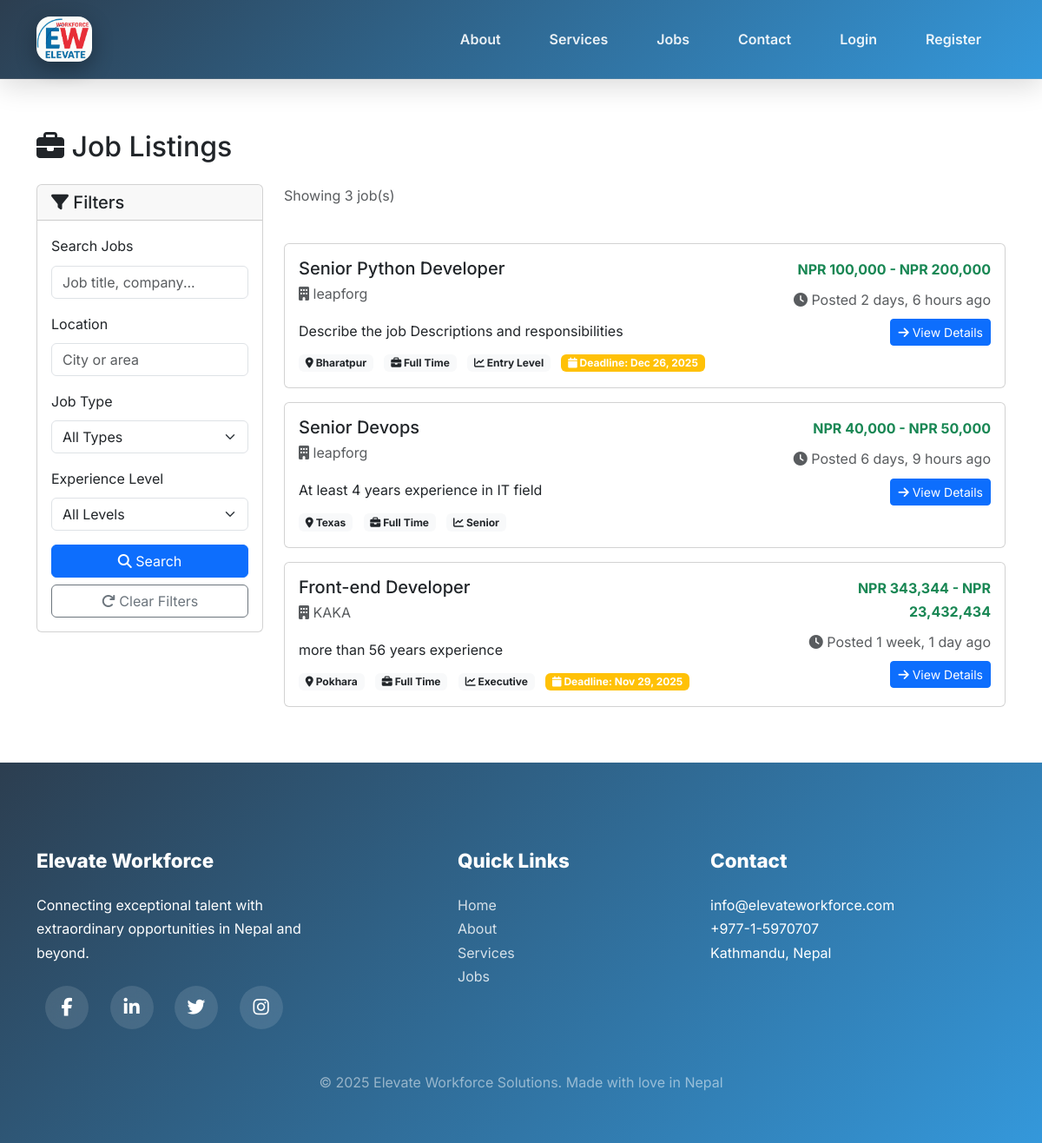
The app's page /jobs/, older data.
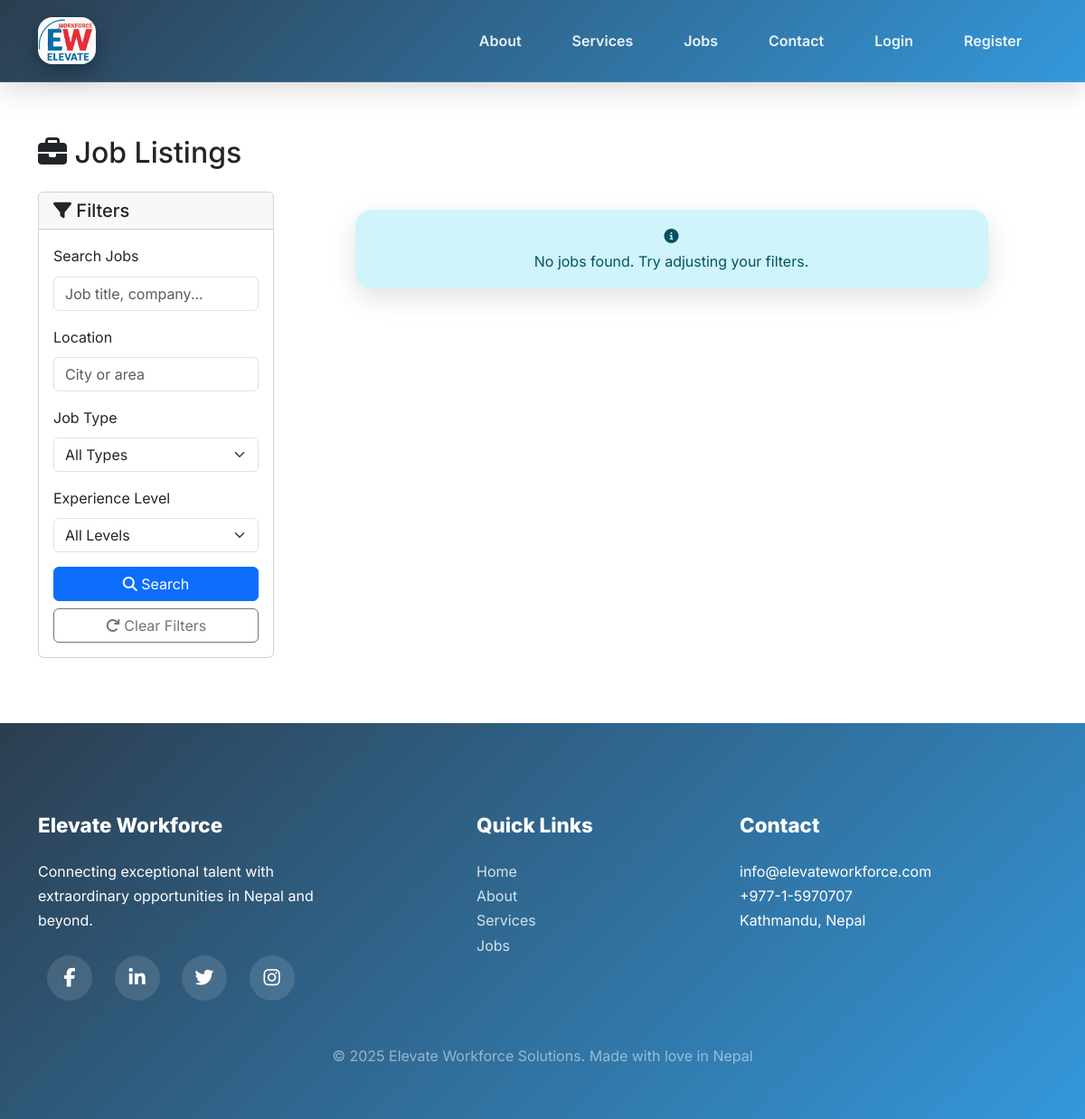
The same page, newer data.
### jobs/models.py (models this page shows, shortened)
class Job(models.Model):
    JOB_TYPE_CHOICES = (
        ('full_time', 'Full Time'),
        ('part_time', 'Part Time'),
        ('contract', 'Contract'),
        ('internship', 'Internship'),
    )
    EXPERIENCE_LEVEL_CHOICES = (
        ('entry', 'Entry Level'),
        ('mid', 'Mid Level'),
        ('senior', 'Senior'),
        ('executive', 'Executive'),
    )
    company = models.ForeignKey(Company, on_delete=models.CASCADE, related_name='jobs')
    title = models.CharField(max_length=255)
    description = models.TextField()
    requirements = models.TextField(help_text="Enter requirements separated by newlines")
    location = models.CharField(max_length=255)
    salary_min = models.DecimalField(max_digits=10, decimal_places=2, blank=True, null=True)
    salary_max = models.DecimalField(max_digits=10, decimal_places=2, blank=True, null=True)
    job_type = models.CharField(max_length=20, choices=JOB_TYPE_CHOICES)
    experience_level = models.CharField(max_length=20, choices=EXPERIENCE_LEVEL_CHOICES)
    is_active = models.BooleanField(default=True)
    posted_at = models.DateTimeField(auto_now_add=True)
    updated_at = models.DateTimeField(auto_now=True)
    deadline = models.DateTimeField(blank=True, null=True)
    total_positions = models.IntegerField(default=1)
    class Meta:
        db_table = 'jobs'
        verbose_name_plural = 'Jobs'
        ordering = ['-posted_at']
        indexes = [
            models.Index(fields=['company', 'is_active']),
            models.Index(fields=['job_type']),
        ]
    def get_salary_range(self):
        if self.salary_min and self.salary_max:
            return f"NPR {self.salary_min:,.0f} - NPR {self.salary_max:,.0f}"
        elif self.salary_min:
            return f"From NPR {self.salary_min:,.0f}"
        elif self.salary_max:
            return f"Up to NPR {self.salary_max:,.0f}"
        return "Salary Not Specified"

### companies/models.py (models this page shows, shortened)
class Company(models.Model):
    COMPANY_STATUS_CHOICES = (
        ('active', 'Active'),
        ('inactive', 'Inactive'),
        ('suspended', 'Suspended'),
    )
    user = models.OneToOneField(User, on_delete=models.CASCADE, related_name='company_profile')
    company_name = models.CharField(max_length=255, unique=True)
    description = models.TextField()
    website = models.URLField(blank=True, null=True)
    industry = models.CharField(max_length=100)
    location = models.CharField(max_length=255)
    company_size = models.CharField(max_length=50, blank=True, null=True)
    logo = models.ImageField(upload_to='company_logos/', blank=True, null=True)
    status = models.CharField(max_length=20, choices=COMPANY_STATUS_CHOICES, default='active')
    verified = models.BooleanField(default=False)
    created_at = models.DateTimeField(auto_now_add=True)
    updated_at = models.DateTimeField(auto_now=True)
    class Meta:
        db_table = 'companies'
        verbose_name_plural = 'Companies'
        ordering = ['-created_at']

### jobs/views.py (the view)
# urls.py: path('', views.job_list, name='job_list'),
def job_list(request):
    jobs = Job.objects.filter(is_active=True).select_related('company')
    search_query = request.GET.get('search', '')
    if search_query:
        jobs = jobs.filter(
            Q(title__icontains=search_query) |
            Q(description__icontains=search_query) |
            Q(company__company_name__icontains=search_query)
        )
    job_type = request.GET.get('job_type', '')
    if job_type:
        jobs = jobs.filter(job_type=job_type)
    location = request.GET.get('location', '')
    if location:
        jobs = jobs.filter(location__icontains=location)
    experience_level = request.GET.get('experience_level', '')
    if experience_level:
        jobs = jobs.filter(experience_level=experience_level)
    paginator = Paginator(jobs, 10)  # 10 jobs per page
    page_number = request.GET.get('page')
    try:
        page_obj = paginator.page(page_number)
    except PageNotAnInteger:
        page_obj = paginator.page(1)
    except EmptyPage:
        page_obj = paginator.page(paginator.num_pages)
    context = {
        'page_obj': page_obj,
        'jobs': page_obj.object_list,
        'search_query': search_query,
        'job_type': job_type,
        'location': location,
        'experience_level': experience_level,
    }
    return render(request, 'jobs/job_list.html', context)

### templates/jobs/job_list.html (shortened to what the changed rows need)
{% extends "base.html" %}
{% block content %}
<div class="container my-5">
    <h2 class="mb-4">
        <i class="fas fa-briefcase"></i> Job Listings
    </h2>
    <div class="row">
        <div class="col-md-9">
            {% if jobs %}
            <div class="row mb-4">
                <div class="col">
                    <p class="text-muted">Showing {{ page_obj.paginator.count }} job(s)</p>
                </div>
            </div>
            {% for job in jobs %}
            <div class="card mb-3 job-card" style="cursor: pointer;">
                <div class="card-body" onclick="window.location='{% url 'jobs:job_detail' job.pk %}'">
                    <div class="row">
                        <div class="col-md-8">
                            <h5 class="card-title mb-1">{{ job.title }}</h5>
                            <p class="card-text text-muted">
                                <i class="fas fa-building"></i> {{ job.company.company_name }}
                            </p>
                            <p class="card-text mb-2">{{ job.description|truncatewords:30 }}</p>
                            <div class="job-meta">
                                <span class="badge bg-light text-dark me-2">
                                    <i class="fas fa-map-marker-alt"></i> {{ job.location }}
                                </span>
                                <span class="badge bg-light text-dark me-2">
                                    <i class="fas fa-briefcase"></i> {{ job.get_job_type_display }}
                                </span>
                                <span class="badge bg-light text-dark me-2">
                                    <i class="fas fa-chart-line"></i> {{ job.get_experience_level_display }}
                                </span>
                                {% if job.deadline %}
                                    <span class="badge bg-warning">
                                        <i class="fas fa-calendar"></i> Deadline: {{ job.deadline|date:"M d, Y" }}
                                    </span>
                                {% endif %}
                            </div>
                        </div>
                        <div class="col-md-4 text-md-end">
                            {% if job.salary_min and job.salary_max %}
                            <p class="fw-bold text-success mb-2">
                                {{ job.get_salary_range }}
                            </p>
                            {% endif %}
                            <p class="text-muted mb-0">
                                <i class="fas fa-clock"></i> Posted {{ job.posted_at|timesince }} ago
                            </p>
                            <a href="{% url 'jobs:job_detail' job.pk %}" class="btn btn-sm btn-primary mt-2">
                                <i class="fas fa-arrow-right"></i> View Details
                            </a>
                        </div>
                    </div>
                </div>
            </div>
            {% endfor %}
            {% else %}
            <div class="alert alert-info text-center">
                <i class="fas fa-info-circle"></i>
                <p class="mb-0">No jobs found. Try adjusting your filters.</p>
            </div>
            {% endif %}
        </div>
    </div>
</div>
{% endblock %}

Row changes from the older to the newer data that the page shows:
removed Job: title "Senior Python Developer", company.company_name "leapforg", description "Describe the job Descriptions and responsibilities", location "Bharatpur", job_type "Full Time", experience_level "Entry Level", deadline "Dec 26, 2025", get_salary_range "NPR 100,000 - NPR 200,000", posted_at "2 days, 6 hours"
removed Job: title "Senior Devops", company.company_name "leapforg", description "At least 4 years experience in IT field", location "Texas", job_type "Full Time", experience_level "Senior", get_salary_range "NPR 40,000 - NPR 50,000", posted_at "6 days, 9 hours"
removed Job: title "Front-end Developer", company.company_name "KAKA", description "more than 56 years experience", location "Pokhara", job_type "Full Time", experience_level "Executive", deadline "Nov 29, 2025", get_salary_range "NPR 343,344 - NPR 23,432,434", posted_at "1 week, 1 day"
Text that changed along with them:
{{ page_obj.paginator.count }}: "3" → (not shown)
text no longer shown: "Showing job(s)"
text now shown: "No jobs found. Try adjusting your filters."
